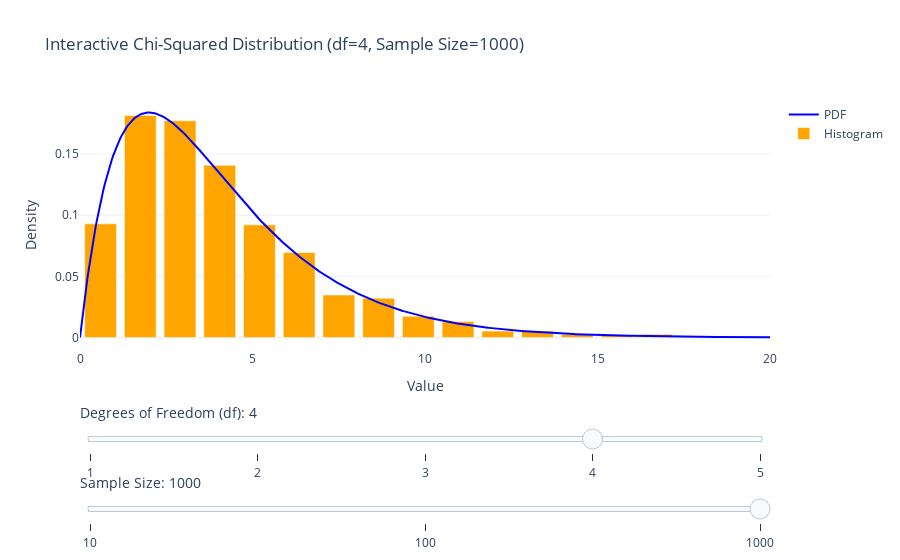

Write notebook code for a chart like this one.
### Code cell
import numpy as np
import plotly.graph_objects as go
from scipy.stats import chi2

# Function to generate interactive Chi-Squared data and plot
def generate_interactive_chi_square():
    # Initial parameters
    initial_df = 4  # Degrees of freedom
    initial_sample_size = 1000  # Initial sample size
    x = np.linspace(0, 20, 500)  # Range for PDF

    # Function to generate data
    def generate_data(df, sample_size):
        y_pdf = chi2.pdf(x, df=df)  # PDF
        sample = np.random.chisquare(df=df, size=sample_size)  # Sample
        hist, bins = np.histogram(sample, bins=15, density=True)
        bin_centers = (bins[:-1] + bins[1:]) / 2
        return y_pdf, hist, bin_centers

    # Initial data
    y_pdf, hist, bin_centers = generate_data(initial_df, initial_sample_size)

    # Create the figure
    fig = go.Figure()

    # Add PDF trace
    fig.add_trace(go.Scatter(x=x, y=y_pdf, mode='lines', name="PDF", line=dict(color='blue')))

    # Add histogram trace
    fig.add_trace(go.Bar(x=bin_centers, y=hist, name="Histogram", marker=dict(color='orange')))

    # Slider steps for degrees of freedom
    df_steps = []
    for df in range(1, 6):
        y_pdf_updated, hist_updated, bin_centers_updated = generate_data(df, initial_sample_size)
        df_steps.append({
            "label": str(df),
            "method": "update",
            "args": [
                {"y": [y_pdf_updated, hist_updated], "x": [x, bin_centers_updated]},
                {"title": f"Interactive Chi-Squared Distribution (df={df}, Sample Size={initial_sample_size})"}
            ]
        })

    # Slider steps for sample size
    sample_size_steps = []
    for sample_size in [10, 100, 1000]:
        y_pdf_updated, hist_updated, bin_centers_updated = generate_data(initial_df, sample_size)
        sample_size_steps.append({
            "label": str(sample_size),
            "method": "update",
            "args": [
                {"y": [y_pdf_updated, hist_updated], "x": [x, bin_centers_updated]},
                {"title": f"Interactive Chi-Squared Distribution (df={initial_df}, Sample Size={sample_size})"}
            ]
        })

    # Add layout with sliders
    fig.update_layout(
        title=f"Interactive Chi-Squared Distribution (df={initial_df}, Sample Size={initial_sample_size})",
        xaxis_title="Value",
        yaxis_title="Density",
        template="plotly_white",
        sliders=[
            {
                "active": initial_df - 1,
                "currentvalue": {"prefix": "Degrees of Freedom (df): ", "font": {"size": 14}},
                "pad": {"t": 50},
                "steps": df_steps,
            },
            {
                "active": 2,  # Index for initial_sample_size (1000)
                "currentvalue": {"prefix": "Sample Size: ", "font": {"size": 14}},
                "pad": {"t": 120},
                "steps": sample_size_steps,
            }
        ]
    )

    # Save as HTML
    fig.write_html("chi_squared_interactive.html",  include_plotlyjs='cdn')

    return fig

# Generate the chart
fig = generate_interactive_chi_square()
fig.show()

### Figure 1 — Plotly figure (JSON) as saved in the notebook; plotly's stock layout.template omitted (floating-point values rounded to 4 significant figures; data arrays with more than 128 entries replaced by an {"elided": "..."} marker saying what was removed)
{"data": [{"line": {"color": "blue"}, "mode": "lines", "name": "PDF", "type": "scatter", "x": {"elided": "500 float values"}, "y": {"elided": "500 float values"}}, {"marker": {"color": "orange"}, "name": "Histogram", "type": "bar", "x": [0.5966, 1.748, 2.899, 4.05, 5.202, 6.353, 7.504, 8.655, 9.807, 10.96, 12.11, 13.26, 14.41, 15.56, 16.71], "y": [0.09294, 0.1815, 0.1772, 0.1407, 0.09207, 0.06949, 0.03474, 0.03214, 0.01737, 0.01303, 0.005212, 0.005212, 0.002606, 0.001737, 0.002606]}], "layout": {"autosize": true, "sliders": [{"active": 3, "currentvalue": {"font": {"size": 14}, "prefix": "Degrees of Freedom (df): "}, "pad": {"t": 50}, "steps": [{"args": [{"x": {"elided": "2 rows, 515 float values in total"}, "y": {"elided": "2 rows, 515 float values in total"}}, {"title": "Interactive Chi-Squared Distribution (df=1, Sample Size=1000)"}], "label": "1", "method": "update"}, {"args": [{"x": {"elided": "2 rows, 515 float values in total"}, "y": {"elided": "2 rows, 515 float values in total"}}, {"title": "Interactive Chi-Squared Distribution (df=2, Sample Size=1000)"}], "label": "2", "method": "update"}, {"args": [{"x": {"elided": "2 rows, 515 float values in total"}, "y": {"elided": "2 rows, 515 float values in total"}}, {"title": "Interactive Chi-Squared Distribution (df=3, Sample Size=1000)"}], "label": "3", "method": "update"}, {"args": [{"x": {"elided": "2 rows, 515 float values in total"}, "y": {"elided": "2 rows, 515 float values in total"}}, {"title": "Interactive Chi-Squared Distribution (df=4, Sample Size=1000)"}], "label": "4", "method": "update"}, {"args": [{"x": {"elided": "2 rows, 515 float values in total"}, "y": {"elided": "2 rows, 515 float values in total"}}, {"title": "Interactive Chi-Squared Distribution (df=5, Sample Size=1000)"}], "label": "5", "method": "update"}]}, {"active": 2, "currentvalue": {"font": {"size": 14}, "prefix": "Sample Size: "}, "pad": {"t": 120}, "steps": [{"args": [{"x": {"elided": "2 rows, 515 float values in total"}, "y": {"elided": "2 rows, 515 float values in total"}}, {"title": "Interactive Chi-Squared Distribution (df=4, Sample Size=10)"}], "label": "10", "method": "update"}, {"args": [{"x": {"elided": "2 rows, 515 float values in total"}, "y": {"elided": "2 rows, 515 float values in total"}}, {"title": "Interactive Chi-Squared Distribution (df=4, Sample Size=100)"}], "label": "100", "method": "update"}, {"args": [{"x": {"elided": "2 rows, 515 float values in total"}, "y": {"elided": "2 rows, 515 float values in total"}}, {"title": "Interactive Chi-Squared Distribution (df=4, Sample Size=1000)"}], "label": "1000", "method": "update"}]}], "title": {"text": "Interactive Chi-Squared Distribution (df=4, Sample Size=1000)"}, "xaxis": {"autorange": true, "range": [0, 20], "title": {"text": "Value"}, "type": "linear"}, "yaxis": {"autorange": true, "range": [-0.01022, 0.1942], "title": {"text": "Density"}, "type": "linear"}}}
